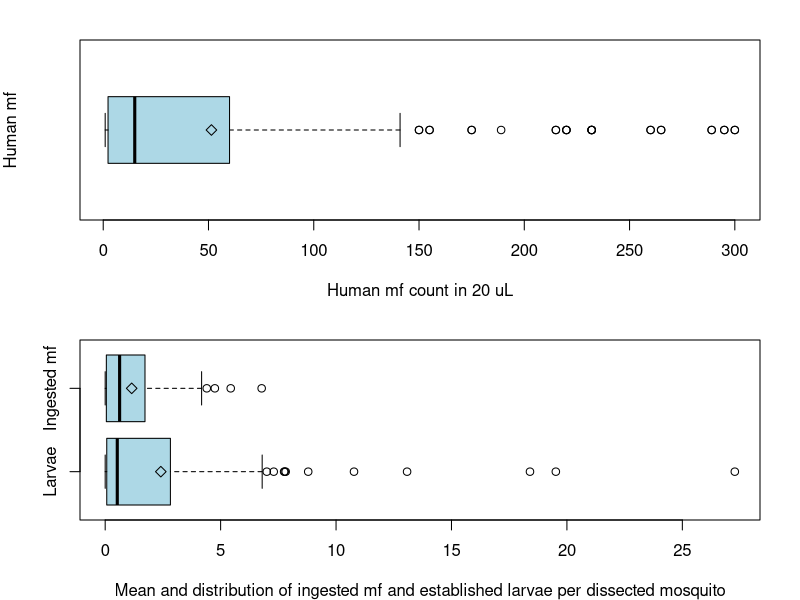
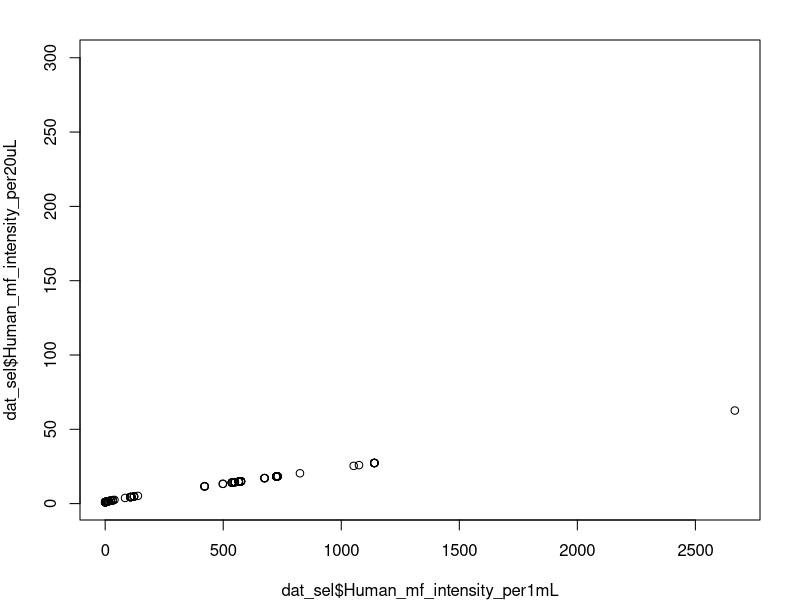
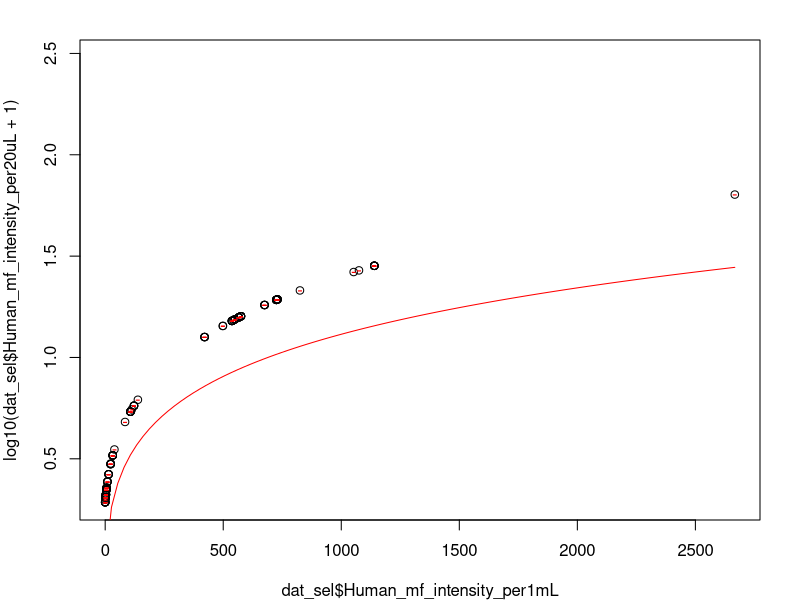
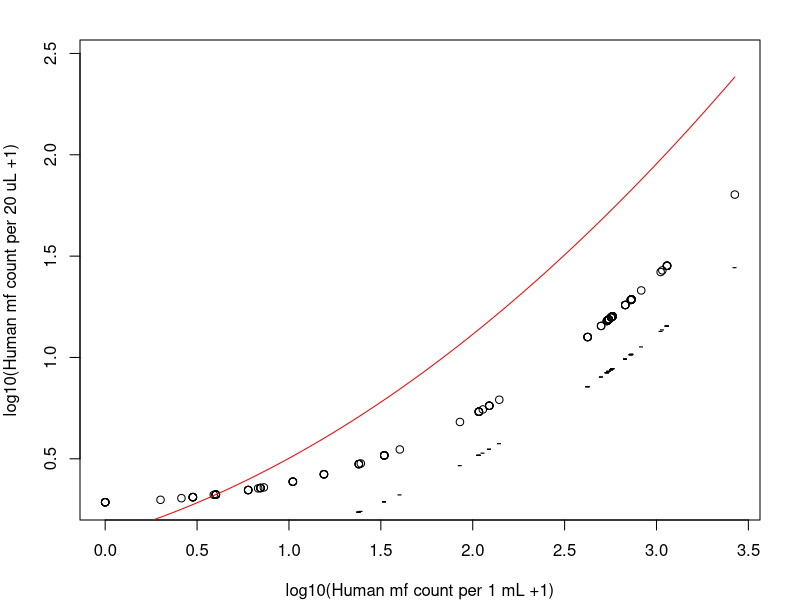
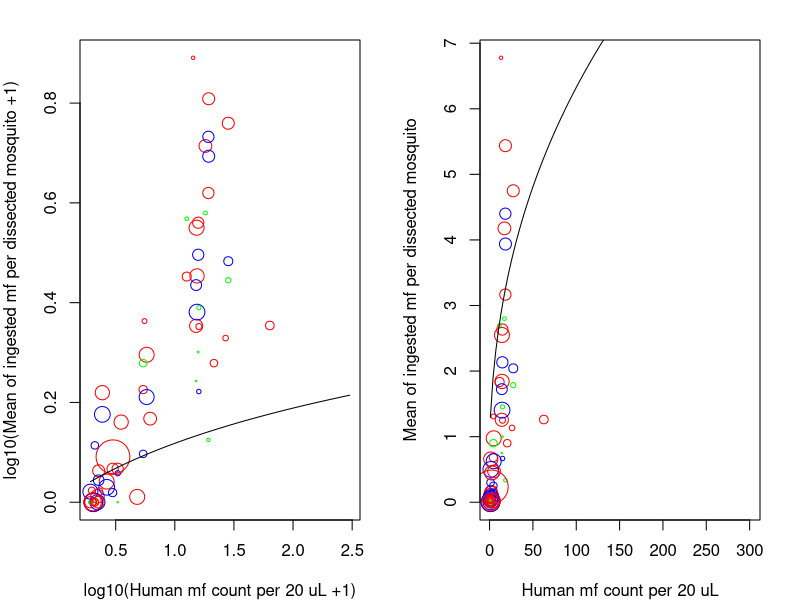
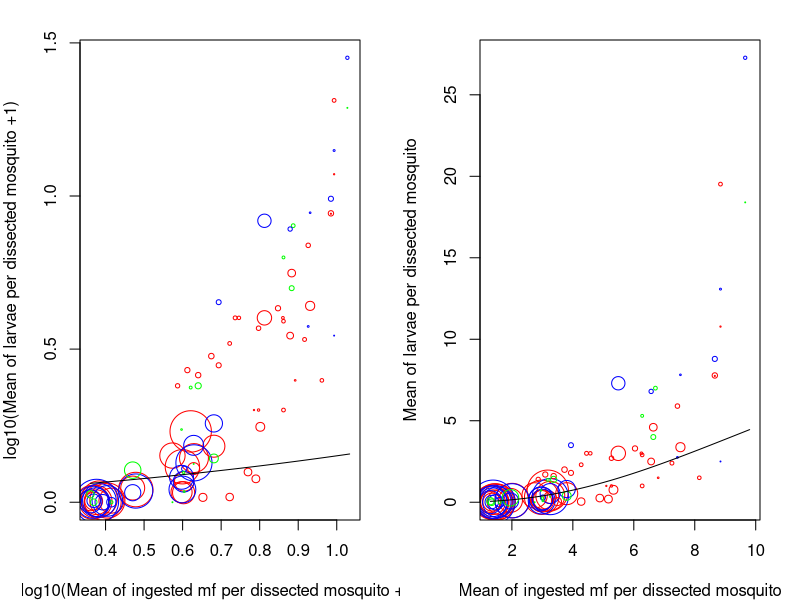
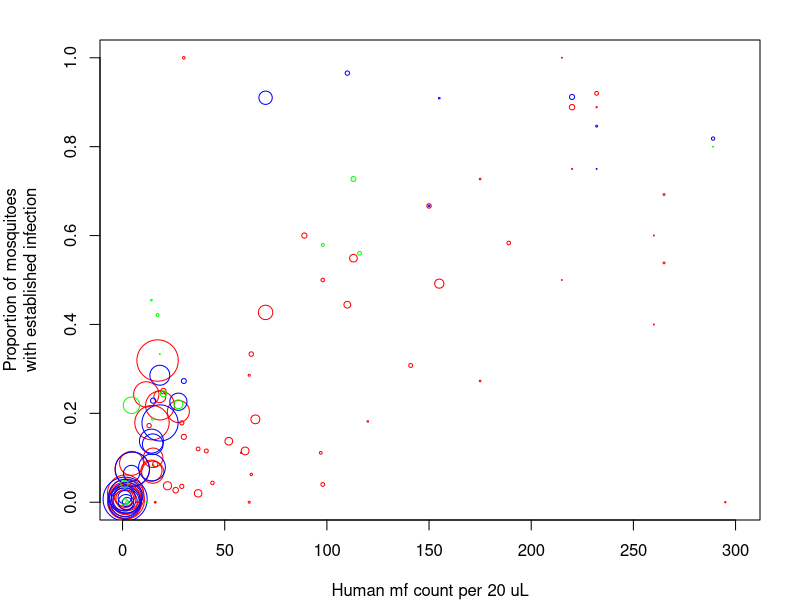
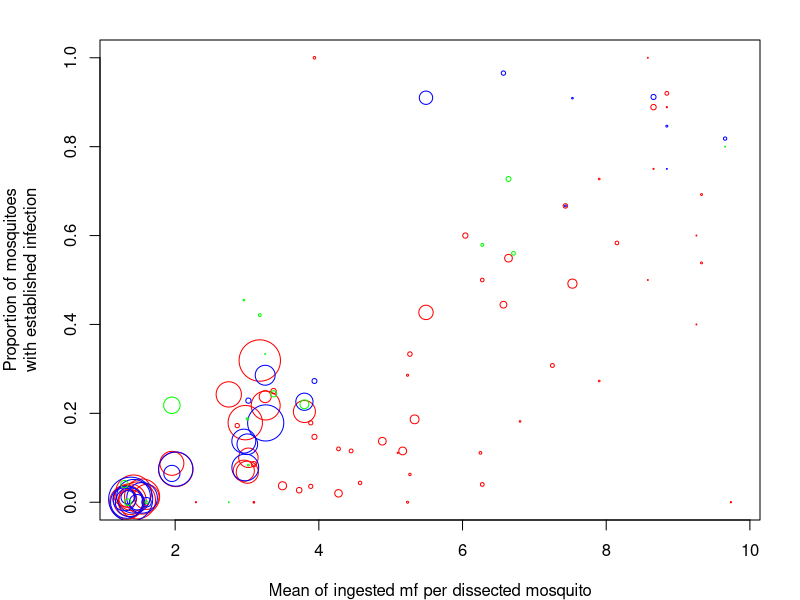

The R script that drew these images, in order:
library(tidyverse)

dat_sel <- read.csv("inputs/Mosquito_EstablishedInfection_Data_clean.csv")

mfH_counts <- dat_sel$Human_mf_intensity_per20uL
mfE_counts <- dat_sel$mf_mean_arithmetic_pertotaldissectedmosquito
Larvae_counts <- dat_sel$Larvae_mean_arithmetic_perdissectedmosquito

# Combine the counts into a list
counts_mfH <- list(mfH = mfH_counts)
counts_mfELarvae <- list(mfE = mfE_counts, Larvae = Larvae_counts)

# Calculate average points
mfH_ave <- mean(na.omit(mfH_counts))
mfE_ave <- mean(na.omit(mfE_counts))
Larvae_ave <- mean(na.omit(Larvae_counts))

# The Boxplot
par(mfrow = c(2,1), mar = c(4,4,2,2))
boxplot(mfH_counts, horizontal = TRUE, col = "lightblue",
        xlab = "Human mf count in 20 uL", ylab = "Human mf"
)
points(mfH_ave, 1, pch = 5, col = "black", cex = 1)

boxplot(Larvae_counts, mfE_counts, horizontal = TRUE, col = "lightblue",
        xlab = "Mean and distribution of ingested mf and established larvae per dissected mosquito", ylab = " ",
        names = c("Larvae", "Ingested mf")
)
points(Larvae_ave, 1, pch = 5, col = "black", cex = 1)
points(mfE_ave, 2, pch = 5, col = "black", cex = 1)
par(mfrow = c(1,1))

# Additional plot mfH/mL vs. mfH/20uL
palette <- c("An. gambiae" = "red", "An. arabiensis" = "blue", "An. melas" = "green")

par(mfrow = c(1,1))
plot(dat_sel$Human_mf_intensity_per1mL, dat_sel$Human_mf_intensity_per20uL)
plot(dat_sel$Human_mf_intensity_per1mL, log10(dat_sel$Human_mf_intensity_per20uL+1))
curve((.1149*(log10(x+1))^2 + .037*(log10(x+1)) - .0309), col = "red", add = TRUE)
points(dat_sel$Human_mf_intensity_per1mL+1, log10(dat_sel$Human_mf_intensity_per20uL+1), col = "red", pch = "-")

plot(log10(dat_sel$Human_mf_intensity_per1mL+1), log10(dat_sel$Human_mf_intensity_per20uL+1),
     xlab = "log10(Human mf count per 1 mL +1)",
     ylab = "log10(Human mf count per 20 uL +1)",)
# curve(log10(.1149*(log10(x+1))^2 + .037*(log10(x+1)) - .0309), col = "red", add = TRUE)
curve((.1149*((x+1))^2 + .037*((x+1)) - .0309), col = "red", add = TRUE)
points(log10(dat_sel$Human_mf_intensity_per1mL+1), dat_sel$Human_mf20uL_log_calculated, col = "black", pch = "-")

par(mfrow = c(1,2))
# mfH --> mfE, log-log plot
plot(log10(dat_sel$Human_mf_intensity_per20uL+1), log10(dat_sel$mf_mean_arithmetic_pertotaldissectedmosquito+1),
     cex = dat_sel$Mosquito_totaldissected/20,
     xlab = "log10(Human mf count per 20 uL +1)",
     ylab = "log10(Mean of ingested mf per dissected mosquito +1)",
     col = palette[as.character(dat_sel$Mosquito_species)])
curve((log10(-.0061+1)+.4010*log10(x+1)), col = "black", add = TRUE)
# points(log10(dat_sel$Human_mf_intensity_per20uL+1), dat_sel$mfE_log_mean_calculated, col = "black", pch = "-")

# mfH --> mfE, real data plot
plot(dat_sel$Human_mf_intensity_per20uL, dat_sel$mf_mean_arithmetic_pertotaldissectedmosquito,
     cex = dat_sel$Mosquito_totaldissected/20,
     xlab = "Human mf count per 20 uL",
     ylab = "Mean of ingested mf per dissected mosquito",
     col = palette[as.character(dat_sel$Mosquito_species)])
curve(10^(log10(-.0061+1)+.4010*log10(x+1)), col = "black", add = TRUE)
# points(dat_sel$Human_mf_intensity_per20uL, dat_sel$mfE_mean_calculated, col = "black", pch = "-")

par(mfrow = c(1,1))

par(mfrow = c(1,2))
# mfE --> Larvae, log-log plot
plot(log10(dat_sel$mfE_mean_calculated+1), log10(dat_sel$Larvae_mean_arithmetic_perdissectedmosquito+1),
     cex = dat_sel$Mosquito_totaldissected/50,
     xlab = "log10(Mean of ingested mf per dissected mosquito +1)",
     ylab = "log10(Mean of larvae per dissected mosquito +1)",
     col = palette[as.character(dat_sel$Mosquito_species)])
curve((.03*((x+1))^2.3520)/(1+((((x+1))^2.3520)/482.5680)), col = "black", add = TRUE)
# points(log10(dat_sel$mfE_mean_calculated+1), log10(dat_sel$Larvae_mean_calculated+1), col = "black", pch = "-")

# mfE --> Larvae, real data plot
plot(dat_sel$mfE_mean_calculated, dat_sel$Larvae_mean_arithmetic_perdissectedmosquito,
     cex = dat_sel$Mosquito_totaldissected/50,
     xlab = "Mean of ingested mf per dissected mosquito",
     ylab = "Mean of larvae per dissected mosquito",
     col = palette[as.character(dat_sel$Mosquito_species)])
curve((.03*x^2.3520)/(1+((x^2.3520)/482.5680)), col = "black", add = TRUE)
# points(dat_sel$mfE_mean_calculated, dat_sel$Larvae_mean_calculated, col = "black", pch = "-")

par(mfrow = c(1,1))



# Plots expected to be estimated ###############################################

# mfH --> InfectedMosquitoes(mfH)
par(mfrow = c(1,1), mar = c(4,5,2,2)) # margin (bottom,left,top,right)
plot(dat_sel$Human_mf_intensity_per20uL, (dat_sel$Mosquito_larvae_infected_count/dat_sel$Mosquito_totaldissected),
     cex = dat_sel$Mosquito_totaldissected/50,
     xlab = "Human mf count per 20 uL",
     ylab = "Proportion of mosquitoes\nwith established infection",
     col = palette[as.character(dat_sel$Mosquito_species)])

# mfE --> InfectedMosquitoes(mfE)
par(mfrow = c(1,1), mar = c(4,5,2,2)) # margin (bottom,left,top,right)
plot(dat_sel$mfE_mean_calculated, (dat_sel$Mosquito_larvae_infected_count/dat_sel$Mosquito_totaldissected),
     cex = dat_sel$Mosquito_totaldissected/50,
     xlab = "Mean of ingested mf per dissected mosquito",
     ylab = "Proportion of mosquitoes\nwith established infection",
     col = palette[as.character(dat_sel$Mosquito_species)])

# Larvae --> InfectedMosquitoes(Larvae)
par(mfrow = c(1,1), mar = c(4,5,2,2)) # margin (bottom,left,top,right)
plot(dat_sel$Larvae_mean_calculated, (dat_sel$Mosquito_larvae_infected_count/dat_sel$Mosquito_totaldissected),
     cex = dat_sel$Mosquito_totaldissected/50,
     xlab = "Mean of larvae per dissected mosquito",
     ylab = "Proportion of mosquitoes\nwith established infection",
     col = palette[as.character(dat_sel$Mosquito_species)])


# Some basic stats #############################################################
dat_anal <- dat_sel %>% 
  select(Reference, Mosquito_species, Mosquito_larvae_infected_proportion_fromtotaldissected, Mosquito_totaldissected, Mosquito_larvae_infected_count, mfE_mean_calculated) %>% 
  filter(!is.na(Mosquito_larvae_infected_proportion_fromtotaldissected) & Mosquito_larvae_infected_proportion_fromtotaldissected != "not_analysed",
         !is.na(mfE_mean_calculated) & mfE_mean_calculated != "not_analysed") %>%
  mutate(Unique_ID = row_number()) %>% 
  # view() %>% 
  glimpse()

# To simplify my life a bit
y <- dat_anal$Mosquito_larvae_infected_proportion_fromtotaldissected
x <- dat_anal$mfE_mean_calculated
AllMosq <- dat_anal$Mosquito_totaldissected

summary(dat_anal)

dat_anal_numb <- dat_anal %>% 
  select(Mosquito_larvae_infected_proportion_fromtotaldissected, Mosquito_totaldissected, Mosquito_larvae_infected_count, mfE_mean_calculated) %>% 
  # view() %>% 
  glimpse()

cor(dat_anal_numb)
pairs(dat_anal_numb)


hist(x, main = "Histogram of expected average of ingested mfE", xlab = "Expected average of ingested mfE")
hist(y, main = "Histogram of mosquito proportion with established infection", xlab = "Mosquito proportion with established infection")
hist(AllMosq, main = "Histogram of total dissected mosquitoes", xlab = "Total dissected mosquitoes")

par(mfrow = c(2,1), mar = c(4,5,2,2))
qqnorm(x)
qqline(x)

qqnorm(y)
qqline(y)

shapiro.test(x) # Not normal
shapiro.test(y) # Not normal

# Density plot???
plot(density(x), main = "Density Plot of Response Variable")
plot(density(y), main = "Density Plot of Predictor Variable")

dat_analSummary <- dat_anal %>% 
  dplyr::mutate(mean_mfE = mean(mfE_mean_calculated),
         var_mfE = var(mfE_mean_calculated),
         PearsonChiSq_mfE = (var_mfE-mean_mfE)/mean_mfE, # mfE shows overdispersion
         mean_Mosq = mean(Mosquito_larvae_infected_proportion_fromtotaldissected),
         var_Mosq = var(Mosquito_larvae_infected_proportion_fromtotaldissected),
         PearsonChiSq_Mosq = (var_Mosq-mean_Mosq)/mean_Mosq) %>% # Mosq shows underdispersion
  # view() %>% 
  glimpse()

